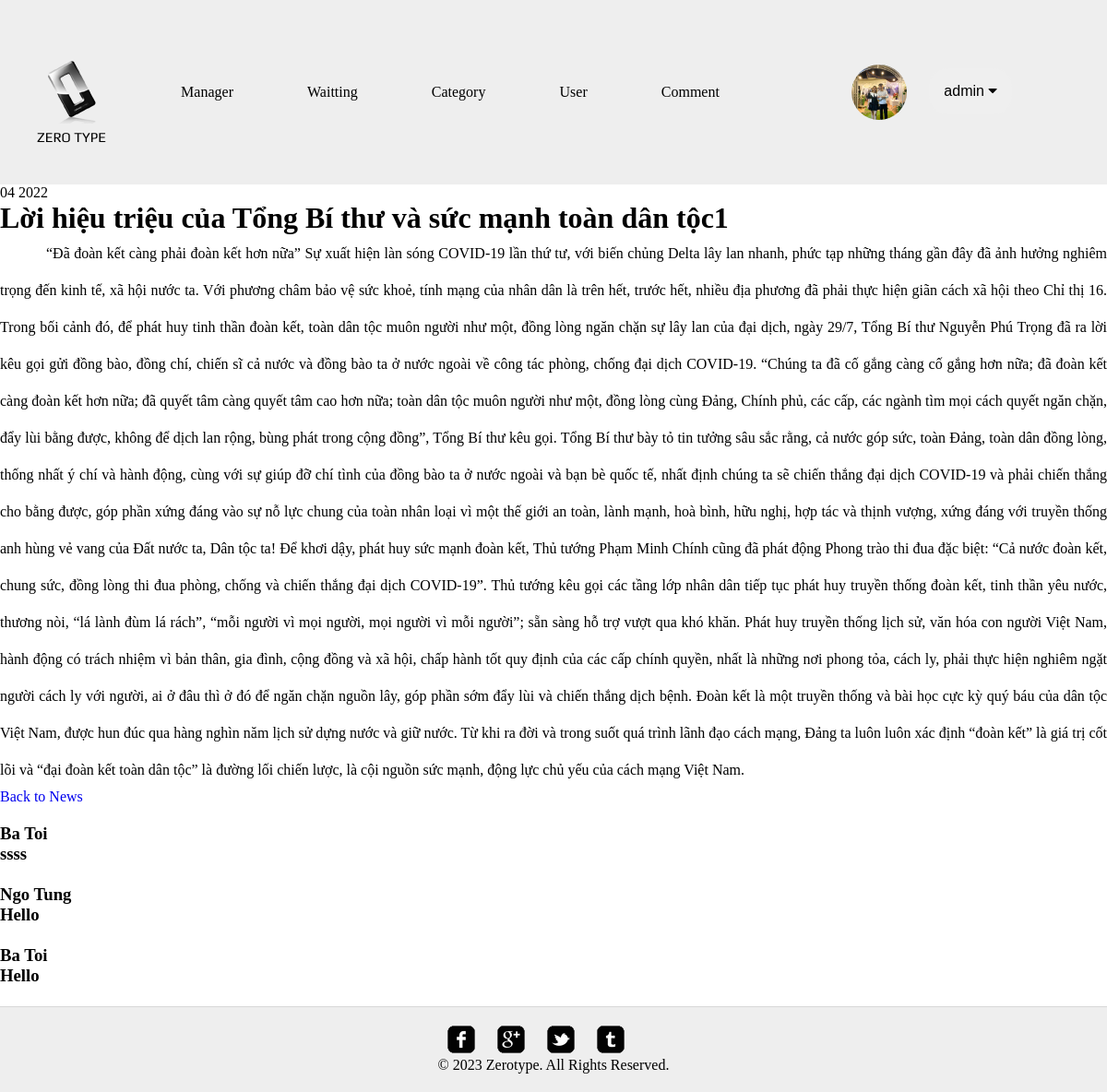
/ctPost_Admin.php?post_id=50 (signed in), run on the app's committed database.
### tables this page shows
CREATE TABLE `user` (
  `user_id` bigint NOT NULL AUTO_INCREMENT,
  `username` varchar(255) DEFAULT NULL,
  `password` varchar(255) DEFAULT NULL,
  `email` varchar(255) DEFAULT NULL,
  `phoneNumber` varchar(10) DEFAULT NULL,
  `image` varchar(255) DEFAULT NULL,
  `address` varchar(255) DEFAULT NULL,
  `birthday` datetime DEFAULT NULL,
  `role` int DEFAULT NULL,
  `bio` longtext,
  `job` varchar(45) DEFAULT NULL,
  PRIMARY KEY (`user_id`)
);

CREATE TABLE `blog` (
  `blog_id` bigint NOT NULL AUTO_INCREMENT,
  `title` text,
  `shortContent` text,
  `longContent` longtext,
  `createByDate` datetime DEFAULT NULL,
  `category_id` bigint DEFAULT NULL,
  `author` int DEFAULT NULL,
  `status_blog` int DEFAULT NULL,
  PRIMARY KEY (`blog_id`),
  KEY `fk_category` (`category_id`),
  CONSTRAINT `fk_category` FOREIGN KEY (`category_id`) REFERENCES `category` (`category_id`)
);

CREATE TABLE `commentsection` (
  `cm_id` bigint NOT NULL AUTO_INCREMENT,
  `content` longtext,
  `user_id` bigint DEFAULT NULL,
  `blog_id` bigint DEFAULT NULL,
  PRIMARY KEY (`cm_id`),
  KEY `fk_blog` (`blog_id`),
  KEY `fk_user` (`user_id`),
  CONSTRAINT `fk_blog` FOREIGN KEY (`blog_id`) REFERENCES `blog` (`blog_id`),
  CONSTRAINT `fk_user` FOREIGN KEY (`user_id`) REFERENCES `user` (`user_id`)
);

### Control.php (called while the page is built, shortened)
<?php
	include('DBConnection.php');
Class Data{
		public function getAvatar($userid){
			global $conn;
			$sql = "select image from user where user_id = ".$userid;
			$list = mysqli_fetch_array(mysqli_query($conn,$sql));
			$image = $list['image'];
			return $image;
		}
		public function getBlogById($blog_id){
			global $conn;
			$sql = "select * from blog where blog_id =".$blog_id;
			$run = mysqli_query($conn,$sql);
			return $run;
		}
		 public function getCMTById($blogId)
		{
			global $conn;
			$sql = "select * from commentsection where blog_id = ".$blogId;
			$run = mysqli_query($conn,$sql);
			return $run;
		}
		public function getUserName($userId){
			global $conn;
			$sql = "select username from user where user_id = ".$userId;
			$list = mysqli_fetch_array(mysqli_query($conn,$sql));
			$name = $list['username'];
			return $name;
		}
	}
 ?>

### ctPost_Admin.php (the view, shortened to what this page needs)
<?php
include('Control.php');
$get_Data = new Data();
?>
<!DOCTYPE HTML>
<html>
<head>
	<link rel="stylesheet" href="css/style.css" type="text/css">
    <link rel="stylesheet" href="https://cdnjs.cloudflare.com/ajax/libs/font-awesome/4.7.0/css/font-awesome.min.css">
</head>
<body>
<?php
include('header_admin.php');
?>
	<div id="contents">
		<div class="post">
            <?php
                if(isset($_GET['post_id'])){
                    $blogid = $_GET['post_id'];
                    $run = $get_Data->getBlogById($blogid);
                    $listBL = mysqli_fetch_array($run);
                    echo '
                    <div class="date">
                        <p>
                            <span>'.date("m",strtotime($listBL["createByDate"])).'</span>
                            '.date("Y",strtotime($listBL["createByDate"])).'
                        </p>
                    </div>
                    <h1>'.$listBL["title"].'<span class="author">'.$listBL["author"].'</span></h1>
                    <p style = "line-height: 40px; text-indent: 50px; text-align: justify;
                    text-justify: inter-word;">'.$listBL["longContent"].'</p>
                    <span><a href="post_Admin.php?id='.$_GET['post_id'].'" class="more">Back to News</a></span>
                    ';
                }
            ?>
		</div>
        <div class="post" style="margin-top:20px;">
            <?php
                $runcmt = $get_Data->getCMTById($_GET['post_id']);
                if($run->num_rows>0){
                    while($cmt= mysqli_fetch_assoc($runcmt)){
                        echo '
                            <h3>'.$get_Data->getUserName($cmt['user_id']).'<h3>
                            <p>'.$cmt['content'].'</P>
                        '.'<br/>';
                    }
                }
            ?>
        </div>
	</div>
<?php
include('footer.php');
?>
</body>
</html>

### header_admin.php (shortened to what this page needs)
<!DOCTYPE html>
<html lang="en">
<head>
    <link rel="stylesheet" href="./css/header_admin.css">
</head>
<body>
<div id="header">
    <div id="header-box">
        <div class="logo">
            <a href="admin.php">Zero Type</a>
        </div>
        <div class="manager">
            <a href="admin.php">Manager</a>
        </div>
        <div class="qeue">
            <a href="queue.php">Waitting</a>
        </div>
        <div class="qeue">
            <a href="category.php">Category</a>
        </div>
        <div class="qeue">
            <a href="index_user.php">User</a>
        </div>
        <div class="qeue">
            <a href="index_cmt.php">Comment</a>
        </div>
        <div id="MenuCustom">
            <ul>
                <?php
                if (isset($_SESSION['username'])) {
                    $path = $get_Data->getAvatar($_SESSION['userId']);
                    echo '
                                <li>
                                    <img src="Image/' . $path . '" alt="Avatar" class="avatar" style="object-fit: cover;" >
                                    <div class="dropdown">
                                    <button onclick="myFunction()" class="dropbtn">' . $_SESSION['username'] . ' <i class="fa fa-caret-down"></i></button>
                                        <div id="myDropdown" class="dropdown-content">
                                            <a href="profileadmin.php">Thông tin cá nhân</a>
                                            <a href="logout.php">Đăng xuất</a>
                                        </div>
                                    </div>
                                </li>
                            ';
                }
                ?>
            </ul>
        </div>
    </div>
</div>
</body>
</html>

### css/header_admin.css (style rules this page uses)
* { padding: 0; margin: 0 auto; text-decoration: none; list-style: none; box-sizing: border-box; }
#header { width: 100%; background: #eee; }
#header-box { display: flex; justify-content: space-between; align-items: center; height: 200px; width: 1200px; }
#header-box a { color:black; }
#header-box .logo a { background: url(../images/logo.png) no-repeat center top; color: #000; display: block; font: 15px/30px 'Play'; height: 20px; width: 76px; padding-top: 68px; text-decoration: none; text-transform: uppercase; }
#MenuCustom { height: 200px; width: 300px; display: flex; justify-content: center; align-items: center; }
#MenuCustom .avatar { vertical-align: middle; width: 60px; height: 60px; border-radius: 50%; }
.dropbtn { color: #000; padding: 16px; font-size: 16px; border: none; cursor: pointer; margin-left: 20px; border-radius: 20px; }
.dropdown { position: relative; display: inline-block; }

### data on the page
user: image (picture)
blog: createByDate "04", createByDate "2022", title "Lời hiệu triệu của Tổng Bí thư và sức mạnh toàn dân tộc", author "1", longContent "“Ðã đoàn kết càng phải đoàn kết hơn nữa” Sự xuất hiện làn sóng COVID-19 lần thứ tư, với biến chủng Delta lây lan nhanh, phức tạp những tháng gần đây đã ảnh hưởng nghiêm trọng đến kinh tế, xã hội nước ta. Với phương châm bảo vệ sức khoẻ, tính mạng của nhân dân là trên hết, trước hết, nhiều địa phương đã phải thực hiện giãn cách xã hội theo Chỉ thị 16. Trong bối cảnh đó, để phát huy tinh thần đoàn kết, toàn dân tộc muôn người như một, đồng lòng ngăn chặn sự lây lan của đại dịch, ngày 29/7, Tổng Bí thư Nguyễn Phú Trọng đã ra lời kêu gọi gửi đồng bào, đồng chí, chiến sĩ cả nước và đồng bào ta ở nước ngoài về công tác phòng, chống đại dịch COVID-19. “Chúng ta đã cố gắng càng cố gắng hơn nữa; đã…"
commentsection: user.username "Ba Toi", content "ssss"
commentsection: user.username "Ngo Tung", content "Hello"
commentsection: user.username "Ba Toi", content "Hello"

### other printed values
$_SESSION['username'] "admin"
